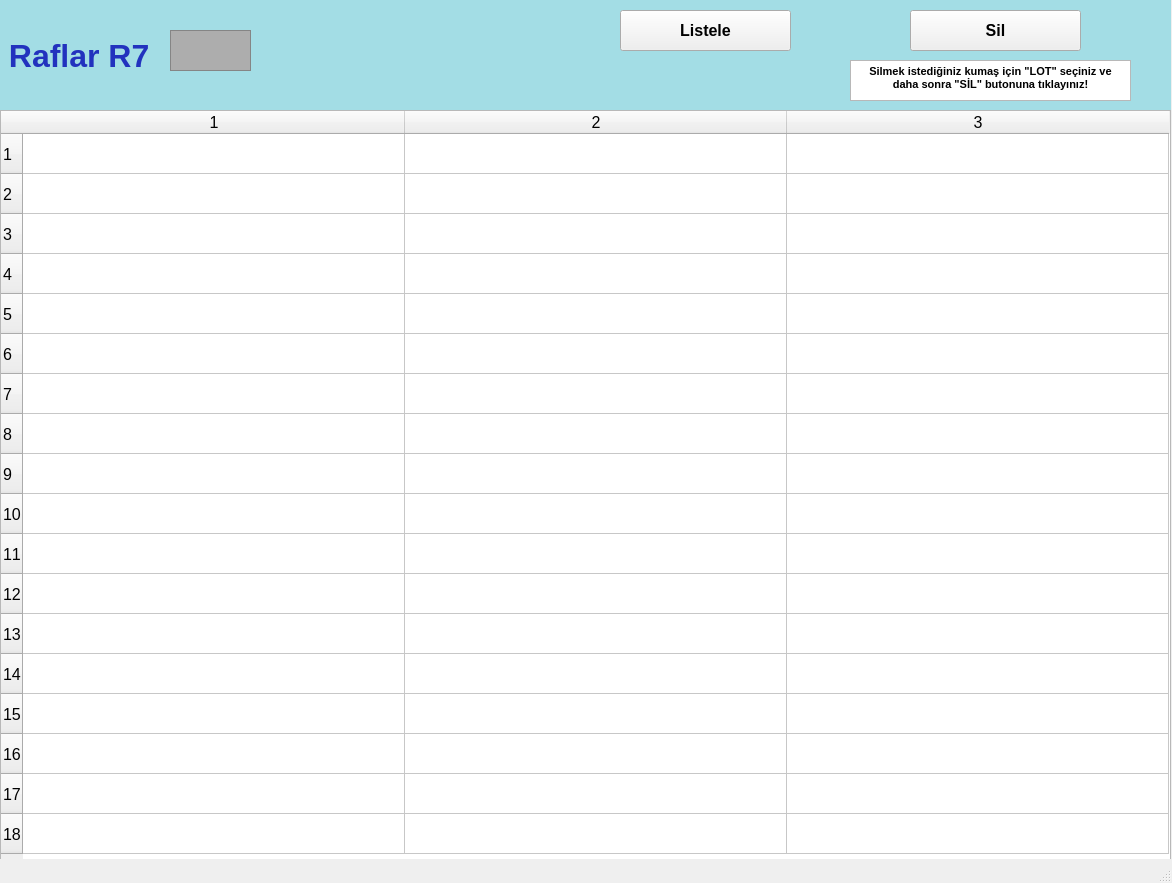
<?xml version="1.0" encoding="UTF-8"?>
<ui version="4.0">
 <class>raflarR7_ekran</class>
 <widget class="QMainWindow" name="raflarR7_ekran">
  <property name="geometry">
   <rect>
    <x>0</x>
    <y>0</y>
    <width>1172</width>
    <height>883</height>
   </rect>
  </property>
  <property name="font">
   <font>
    <pointsize>12</pointsize>
    <weight>50</weight>
    <bold>false</bold>
    <kerning>false</kerning>
   </font>
  </property>
  <property name="windowTitle">
   <string/>
  </property>
  <widget class="QWidget" name="centralwidget">
   <widget class="QLabel" name="raflarR1yazi_lbl">
    <property name="geometry">
     <rect>
      <x>0</x>
      <y>0</y>
      <width>1171</width>
      <height>111</height>
     </rect>
    </property>
    <property name="font">
     <font>
      <pointsize>24</pointsize>
      <weight>75</weight>
      <bold>true</bold>
     </font>
    </property>
    <property name="styleSheet">
     <string notr="true">background-color: rgb(163, 221, 229);
color: rgb(34, 50, 190);</string>
    </property>
    <property name="text">
     <string> Raflar R7</string>
    </property>
   </widget>
   <widget class="QFrame" name="raflarR1_img">
    <property name="geometry">
     <rect>
      <x>170</x>
      <y>30</y>
      <width>81</width>
      <height>41</height>
     </rect>
    </property>
    <property name="styleSheet">
     <string notr="true">background-color: rgb(173, 173, 173);</string>
    </property>
    <property name="frameShape">
     <enum>QFrame::StyledPanel</enum>
    </property>
    <property name="frameShadow">
     <enum>QFrame::Raised</enum>
    </property>
   </widget>
   <widget class="QTableWidget" name="R7_tw">
    <property name="geometry">
     <rect>
      <x>0</x>
      <y>110</y>
      <width>1171</width>
      <height>751</height>
     </rect>
    </property>
    <property name="baseSize">
     <size>
      <width>0</width>
      <height>0</height>
     </size>
    </property>
    <property name="rowCount">
     <number>18</number>
    </property>
    <property name="columnCount">
     <number>3</number>
    </property>
    <attribute name="horizontalHeaderVisible">
     <bool>true</bool>
    </attribute>
    <attribute name="horizontalHeaderCascadingSectionResizes">
     <bool>false</bool>
    </attribute>
    <attribute name="horizontalHeaderDefaultSectionSize">
     <number>382</number>
    </attribute>
    <attribute name="horizontalHeaderMinimumSectionSize">
     <number>38</number>
    </attribute>
    <attribute name="verticalHeaderDefaultSectionSize">
     <number>40</number>
    </attribute>
    <attribute name="verticalHeaderMinimumSectionSize">
     <number>23</number>
    </attribute>
    <row/>
    <row/>
    <row/>
    <row/>
    <row/>
    <row/>
    <row/>
    <row/>
    <row/>
    <row/>
    <row/>
    <row/>
    <row/>
    <row/>
    <row/>
    <row/>
    <row/>
    <row/>
    <column/>
    <column/>
    <column/>
   </widget>
   <widget class="QPushButton" name="listeleR7_btn">
    <property name="geometry">
     <rect>
      <x>620</x>
      <y>10</y>
      <width>171</width>
      <height>41</height>
     </rect>
    </property>
    <property name="font">
     <font>
      <pointsize>12</pointsize>
      <weight>75</weight>
      <bold>true</bold>
     </font>
    </property>
    <property name="text">
     <string>Listele</string>
    </property>
   </widget>
   <widget class="QPushButton" name="silR7_btn">
    <property name="geometry">
     <rect>
      <x>910</x>
      <y>10</y>
      <width>171</width>
      <height>41</height>
     </rect>
    </property>
    <property name="font">
     <font>
      <pointsize>12</pointsize>
      <weight>75</weight>
      <bold>true</bold>
     </font>
    </property>
    <property name="text">
     <string>Sil</string>
    </property>
   </widget>
   <widget class="QTextBrowser" name="textBrowser">
    <property name="geometry">
     <rect>
      <x>850</x>
      <y>60</y>
      <width>281</width>
      <height>41</height>
     </rect>
    </property>
    <property name="html">
     <string>&lt;!DOCTYPE HTML PUBLIC &quot;-//W3C//DTD HTML 4.0//EN&quot; &quot;http://www.w3.org/TR/REC-html40/strict.dtd&quot;&gt;
&lt;html&gt;&lt;head&gt;&lt;meta name=&quot;qrichtext&quot; content=&quot;1&quot; /&gt;&lt;style type=&quot;text/css&quot;&gt;
p, li { white-space: pre-wrap; }
&lt;/style&gt;&lt;/head&gt;&lt;body style=&quot; font-family:'MS Shell Dlg 2'; font-size:12pt; font-weight:400; font-style:normal;&quot;&gt;
&lt;p align=&quot;center&quot; style=&quot; margin-top:0px; margin-bottom:0px; margin-left:0px; margin-right:0px; -qt-block-indent:0; text-indent:0px;&quot;&gt;&lt;span style=&quot; font-size:8pt; font-weight:600;&quot;&gt;Silmek istediğiniz kumaş için &amp;quot;LOT&amp;quot; seçiniz ve daha sonra &amp;quot;SİL&amp;quot; butonuna tıklayınız!&lt;/span&gt;&lt;/p&gt;&lt;/body&gt;&lt;/html&gt;</string>
    </property>
   </widget>
  </widget>
  <widget class="QStatusBar" name="statusbar"/>
 </widget>
 <resources/>
 <connections/>
</ui>
